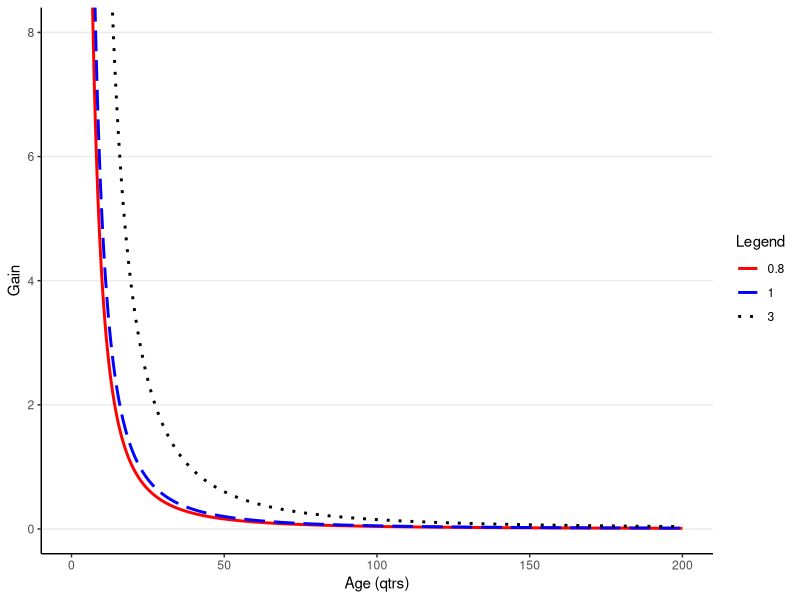
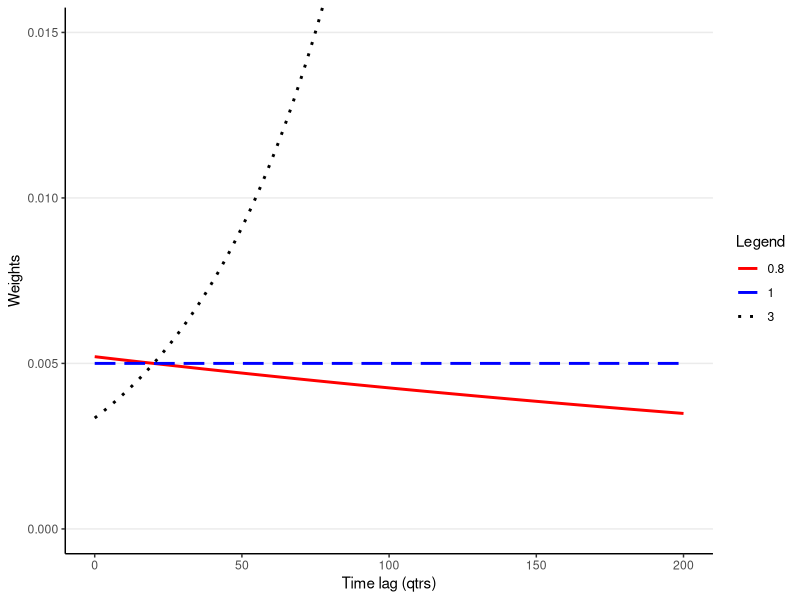

Write the R code that produced these figures, in order. (Note: this script raises an error after producing the figures.)
# Line graph Multiple overlay from given formula

# Ulrike Malmendier and Stefan Nagel, 
#   “Learning from Inflation Experiences,” 
#   The Quarterly Journal of Economics 131, no. 1 (2016): 61

# Data: emulated from ibid, Figure II

library(ggplot2)
library(magrittr)
library(haven)
library(tidyverse)
library(gridExtra)

#Define Function
f <- function(x, theta)  (500*theta)/(x**2)
g <- function(x, p) 0.005*exp((p-1)*(x-20)/100)

#Main frame
df <- data.frame(
  theta = c(3,1,0.8) 
)

cc = c('red', 'blue', 'black')
lc = c('solid', 'longdash', 'dotted') 

# Dataset for first plot
p1df <- df %>%
  mutate(curve = theta, line = lc) %>%
  crossing(x = seq(0.1,200,0.1)) %>%
  mutate(y = f(x,theta))

# plot 1
p1 <- ggplot(p1df, aes(x,y,color = factor(theta), linetype=factor(theta))) + 
  geom_line (size = 1) + 
  coord_cartesian(
    ylim = c(0,8)
  ) + 
  scale_color_manual(values = cc) + 
  scale_linetype_manual(values = lc) + 
  labs(
    x = "Age (qtrs)",
    y = "Gain",
    color = "Legend",
    linetype = "Legend"
  ) +
  theme_bw() + 
  theme(
    panel.grid.major.x = element_blank(),
    panel.grid.minor = element_blank(),
    axis.line = element_line(size=0.5),
    panel.border=element_blank()
  ) 

# Dataset for plot 2
p2df <- df %>%
  mutate(curve = theta, line = lc) %>%
  crossing(x = seq(0,200,0.1)) %>%
  mutate(y = g(x,theta))

# plot 2
p2 <- ggplot(p2df, aes(x,y,color = factor(theta), linetype=factor(theta))) + 
  geom_line (size=1) + 
  coord_cartesian(
    ylim = c(0,0.015)
  ) + 
  scale_color_manual(values = cc) + 
  scale_linetype_manual(values = lc) + 
  labs(
    x = "Time lag (qtrs)",
    y = "Weights",
    color = "Legend",
    linetype = "Legend"
  ) +
  theme_bw() + 
  theme(
    panel.grid.major.x = element_blank(),
    panel.grid.minor = element_blank(),
    axis.line = element_line(size=0.5),
    panel.border=element_blank()
  )

# combine plots
pc <- ggarrange(p1, p2, 
                ncol=1, nrow=2, 
                labels = "AUTO",
                align = "v",
                common.legend = FALSE, legend="bottom")

ggsave(path=output_dir, filename="Line Graph QJE 6A.png", p1, width=8, height=6)
ggsave(path=output_dir, filename="Line Graph QJE 6B.png", p2, width=8, height=6)
ggsave(path=output_dir, filename="Line Graph QJE 6 Combined.png", pc, width=8, height=10)

# Save as Example
# ggsave(path="src/relationship/", filename="Line Graph QJE 6A-example.png", p1, width=8, height=10)
# ggsave(path="src/relationship/", filename="Line Graph QJE 6B-example.png", p2, width=8, height=10)
# ggsave(path="src/relationship/", filename="Line Graph QJE 6Combined-example.png", pc, width=8, height=10)
